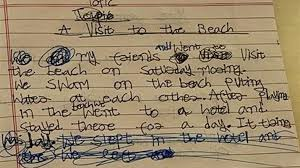
#> input picture dataset/anxiety/img1.jpg, 300 x 168 px; its folder holds only this picture in this run
$ python extract_features.py
#> lines starting #> are read from the running program, lines starting #| are printed output that depends on the picture; after the words box and inside, x2 and y2 are one past the last pixel; in counts of white or black regions, pixels touching at a corner belong together
import cv2
import numpy as np
import os
import pandas as pd

def extract_features_from_image(image_path):
#> called with image_path = 'dataset/anxiety/img1.jpg'
    img = cv2.imread(image_path, cv2.IMREAD_GRAYSCALE)
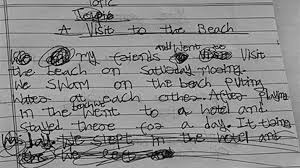
#> img: shape (168, 300); min 0, max 236, mean 139
    if img is None:
        return None
    img = cv2.resize(img, (800, 600))
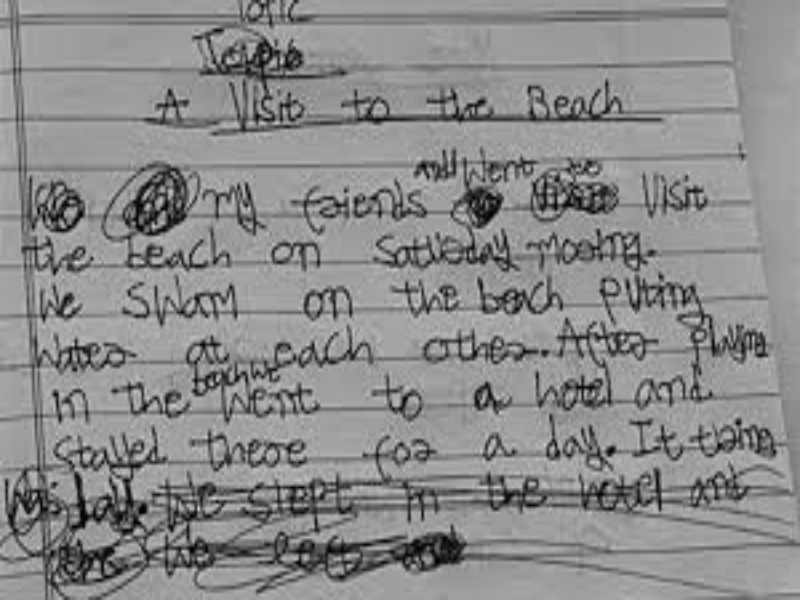
#> img: shape (600, 800); min 0, max 217, mean 138.9
    _, thresh = cv2.threshold(img, 0, 255, cv2.THRESH_BINARY_INV + cv2.THRESH_OTSU)
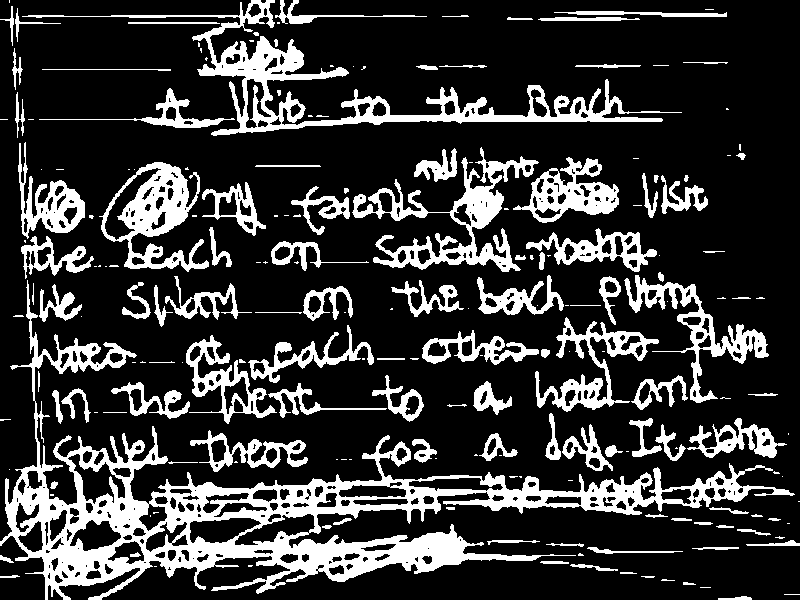
#> thresh: shape (600, 800); 21.2% white; 203 white regions (93 under 20 px)

    # Stroke pressure
    stroke_pressure = float(np.mean(thresh))
#> stroke_pressure = 54.07

    # Pen lifts
    contours, _ = cv2.findContours(thresh, cv2.RETR_EXTERNAL, cv2.CHAIN_APPROX_SIMPLE)
#> contours = 200 contours, 117 with area under 20; largest, box (x1, y1, x2, y2) and area: (0, 280, 795, 600) 46898, (22, 0, 682, 136) 10732, (99, 162, 209, 272) 5902, (352, 147, 539, 272) 5845, (624, 275, 769, 403) 3406
    pen_lifts = len(contours)
#> pen_lifts = 200

    # Line spacing
    v_proj = np.sum(thresh, axis=1)
#> v_proj = 600 values, max 148665 at index 119, min 0 at index 138, mean 43255.7
    text_rows = np.where(v_proj > 0)[0]
#> text_rows = 596 values from 0 to 599
    line_spacing = (
        float(np.mean(np.diff(text_rows))) if len(text_rows) > 1 else 0.0
    )
#> line_spacing = 1.01

    # Slant angle
    coords = np.column_stack(np.where(thresh > 0))
#> coords = 101778 pairs, first value 0 to 599, second value 0 to 799
    if len(coords) > 1:
        vx, vy, _, _ = cv2.fitLine(coords, cv2.DIST_L2, 0, 0.01, 0.01)
#> vx = [0.116]; vy = [-0.993]
        slant_angle = float(np.degrees(np.arctan2(vy, vx)))
#> slant_angle = -83.34
    else:
        slant_angle = 0.0

    return stroke_pressure, pen_lifts, line_spacing, slant_angle


def create_feature_csv(dataset_dir, output_csv):
    labels = os.listdir(dataset_dir)
    data = []

    for label in labels:
        label_dir = os.path.join(dataset_dir, label)
        for fname in os.listdir(label_dir):
            if fname.lower().endswith(('.png', '.jpg', '.jpeg')):
                img_path = os.path.join(label_dir, fname)
                features = extract_features_from_image(img_path)
#> features = (54.07, 200, 1.01, -83.34)
                if features:
                    data.append(list(features) + [label])
#> pass 2 of the loop in create_feature_csv, `for label in labels:`:
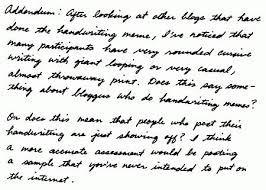
#> input picture dataset/depression/img1.jpg, 266 x 190 px
#> in extract_features_from_image (call 2), `img = cv2.resize(img, (800, 600))`:
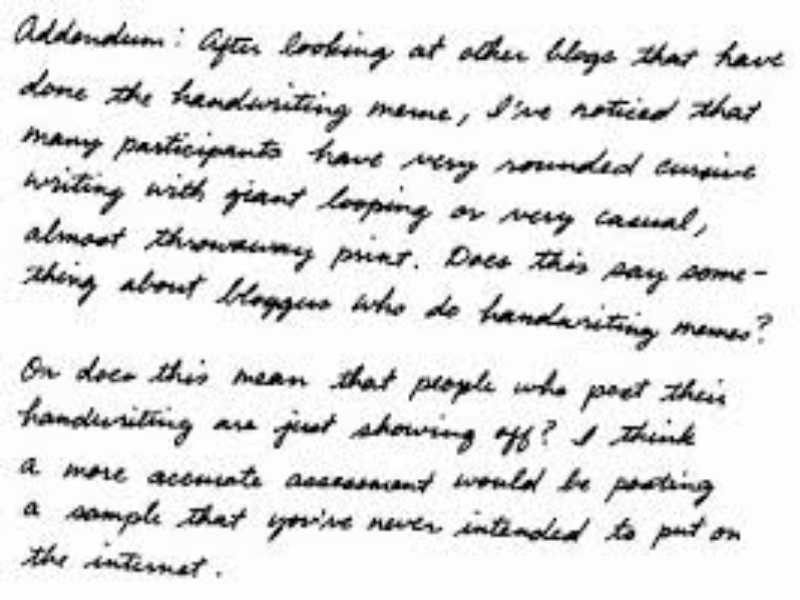
#> img: shape (600, 800); min 0, max 255, mean 226.2
#> in extract_features_from_image (call 2), `_, thresh = cv2.threshold(img, 0, 255, cv2.THRESH_BINARY_INV + cv2.THR..`:
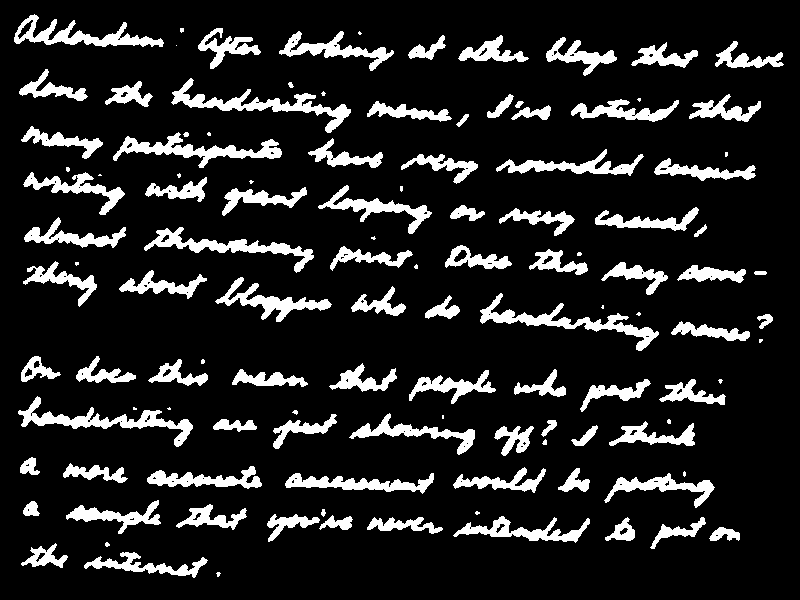
#> thresh: shape (600, 800); 13.7% white; 118 white regions (30 under 20 px)
#> stroke_pressure = 34.83
#> contours = 118 contours, 34 with area under 20; largest, box (x1, y1, x2, y2) and area: (171, 78, 351, 133) 1782, (18, 396, 193, 447) 1737, (480, 293, 659, 351) 1710, (113, 132, 282, 168) 1638, (14, 14, 164, 47) 1570
#> pen_lifts = 118
#> v_proj = 600 values, max 111945 at index 483, min 0 at index 0, mean 27866
#> text_rows = 558 values from 14 to 577
#> coords = 65567 pairs, first value 14 to 577, second value 14 to 783
#> vx = [0.00587]; vy = [-1]
#> slant_angle = -89.66
#> features = (34.83, 118, 1.01, -89.66)

    df = pd.DataFrame(data, columns=[
        "stroke_pressure", "pen_lifts", "line_spacing", "slant_angle", "label"
    ])
#> df = table of 2 rows and 5 columns
    df.to_csv(output_csv, index=False)
    print(f"Features saved to: {output_csv}")


if __name__ == "__main__":
    create_feature_csv("dataset", "handwriting_features.csv")
